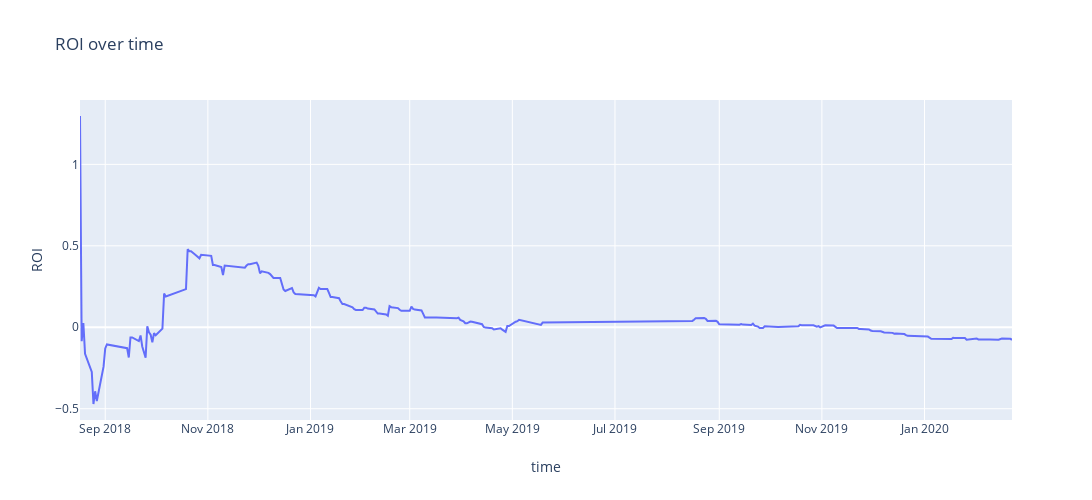

Here is the notebook cell this chart was saved with:
### Code cell
traces = []
scatter = go.Scatter(
    x=list(returns_over_time.keys()),
    y=list((returns_over_time.cumsum() / money_bet_over_time.cumsum()).values),
    mode='lines',
)
traces.append(scatter)

layout = {
    'title':'ROI over time',
    'xaxis': {
        'title': 'time',
    },
    'yaxis': {
        'title': 'ROI',
    },
    'width': 1300,
    'height': 500,
}
fig = go.Figure(data=traces, layout=layout)
iplot(fig)

### Figure 1 — Plotly figure (JSON) as saved in the notebook; plotly's stock layout.template omitted (floating-point values rounded to 4 significant figures; data arrays with more than 128 entries replaced by an {"elided": "..."} marker saying what was removed)
{"data": [{"mode": "lines", "type": "scatter", "x": {"elided": "202 str values"}, "y": {"elided": "202 float values"}}], "layout": {"height": 500, "title": {"text": "ROI over time"}, "width": 1300, "xaxis": {"autorange": true, "range": ["2018-08-17", "2020-02-22"], "title": {"text": "time"}, "type": "date"}, "yaxis": {"autorange": true, "range": [-0.5692, 1.395], "title": {"text": "ROI"}, "type": "linear"}}}
